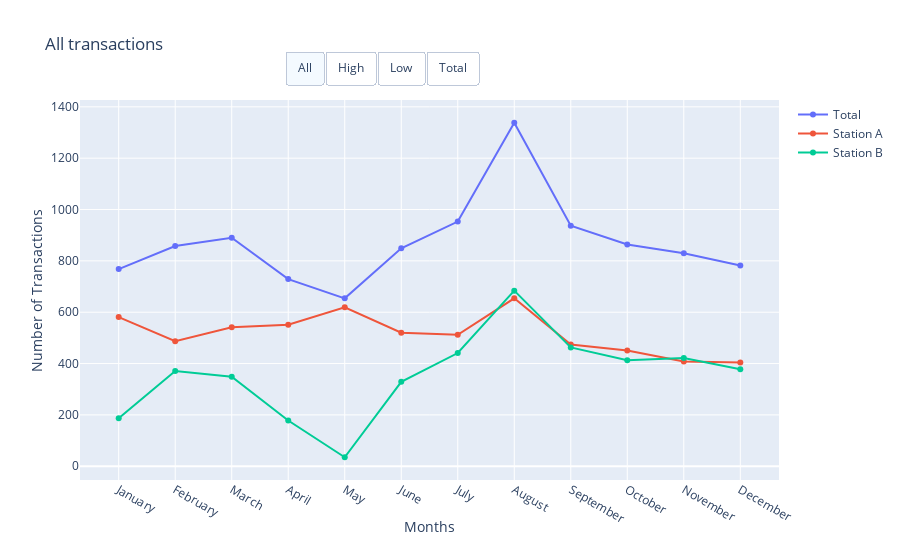

Notebook cell for this chart:
### Code cell
## Transactions in line chart
month = ['January', 'February', 'March', 'April', 'May', 'June', 'July',
         'August', 'September', 'October', 'November', 'December']

Jan = months.count('01')
Feb = months.count('02')
Mar = months.count('03')
Apr = months.count('04')
May = months.count('05')
Jun = months.count('06')
Jul = months.count('07')
Aug = months.count('08')
Sep = months.count('09')
Oct = months.count('10')
Nov = months.count('11')
Dec = months.count('12')

JanA = monthsA.count('01')
FebA = monthsA.count('02')
MarA = monthsA.count('03')
AprA = monthsA.count('04')
MayA = monthsA.count('05')
JunA = monthsA.count('06')
JulA = monthsA.count('07')
AugA = monthsA.count('08')
SepA = monthsA.count('09')
OctA = monthsA.count('10')
NovA = monthsA.count('11')
DecA = monthsA.count('12')

JanB = monthsB.count('01')
FebB = monthsB.count('02')
MarB = monthsB.count('03')
AprB = monthsB.count('04')
MayB = monthsB.count('05')
JunB = monthsB.count('06')
JulB = monthsB.count('07')
AugB = monthsB.count('08')
SepB = monthsB.count('09')
OctB = monthsB.count('10')
NovB = monthsB.count('11')
DecB = monthsB.count('12')

fig = go.Figure()
fig.add_trace(go.Scatter(x=month,y=[Jan,Feb,Mar,Apr,May,Jun,Jul,Aug,Sep,Oct,Nov,Dec],name='Total'))
fig.add_trace(go.Scatter(x=month,y=[JanA,FebA,MarA,AprA,MayA,JunA,JulA,AugA,SepA,OctA,NovA,DecA],name='Station A'))
fig.add_trace(go.Scatter(x=month,y=[JanB,FebB,MarB,AprB,MayB,JunB,JulB,AugB,SepB,OctB,NovB,DecB],name='Station B'))
fig.update_layout(updatemenus=[go.layout.Updatemenu(type="buttons",direction="right",active=0,x=0.57,y=1.13,
            buttons=list([
                dict(label="All",
                     method="update",
                     args=[{"visible": [True, True, True]},
                           {"title": "All transactions per Month"}]),
                dict(label="High",
                     method="update",
                     args=[{"visible": [False, True, False]},
                           {"title": "Station A transactions per Month"}]),
                dict(label="Low",
                     method="update",
                     args=[{"visible": [False, False, True]},
                           {"title": "Station B transactions per Mo"}]),
                dict(label="Total",
                     method="update",
                     args=[{"visible": [True, False, False]},
                           {"title": "Total transactions"}]),]),)])
fig.update_layout(title='Number of Transactions per Month', xaxis_title='Months',yaxis_title='Number of Transactions')
fig.show()

### Figure 1 — Plotly figure (JSON) as saved in the notebook; plotly's stock layout.template omitted (floating-point values rounded to 4 significant figures)
{"data": [{"name": "Total", "type": "scatter", "visible": true, "x": ["January", "February", "March", "April", "May", "June", "July", "August", "September", "October", "November", "December"], "y": [768, 858, 890, 729, 654, 849, 953, 1338, 937, 864, 830, 782]}, {"name": "Station A", "type": "scatter", "visible": true, "x": ["January", "February", "March", "April", "May", "June", "July", "August", "September", "October", "November", "December"], "y": [581, 487, 541, 551, 619, 520, 512, 654, 474, 451, 408, 404]}, {"name": "Station B", "type": "scatter", "visible": true, "x": ["January", "February", "March", "April", "May", "June", "July", "August", "September", "October", "November", "December"], "y": [187, 371, 349, 178, 35, 329, 441, 684, 463, 413, 422, 378]}], "layout": {"autosize": true, "title": {"text": "All transactions"}, "updatemenus": [{"active": 0, "buttons": [{"args": [{"visible": [true, true, true]}, {"title": "All transactions"}], "label": "All", "method": "update"}, {"args": [{"visible": [false, true, false]}, {"title": "Station A transactions"}], "label": "High", "method": "update"}, {"args": [{"visible": [false, false, true]}, {"title": "Station B transactions"}], "label": "Low", "method": "update"}, {"args": [{"visible": [true, false, false]}, {"title": "Total transactions"}], "label": "Total", "method": "update"}], "direction": "right", "type": "buttons", "x": 0.57, "y": 1.13}], "xaxis": {"autorange": true, "range": [-0.6875, 11.69], "title": {"text": "Months"}, "type": "category"}, "yaxis": {"autorange": true, "range": [-60.44, 1433.0], "title": {"text": "Number of Transactions"}, "type": "linear"}}}
